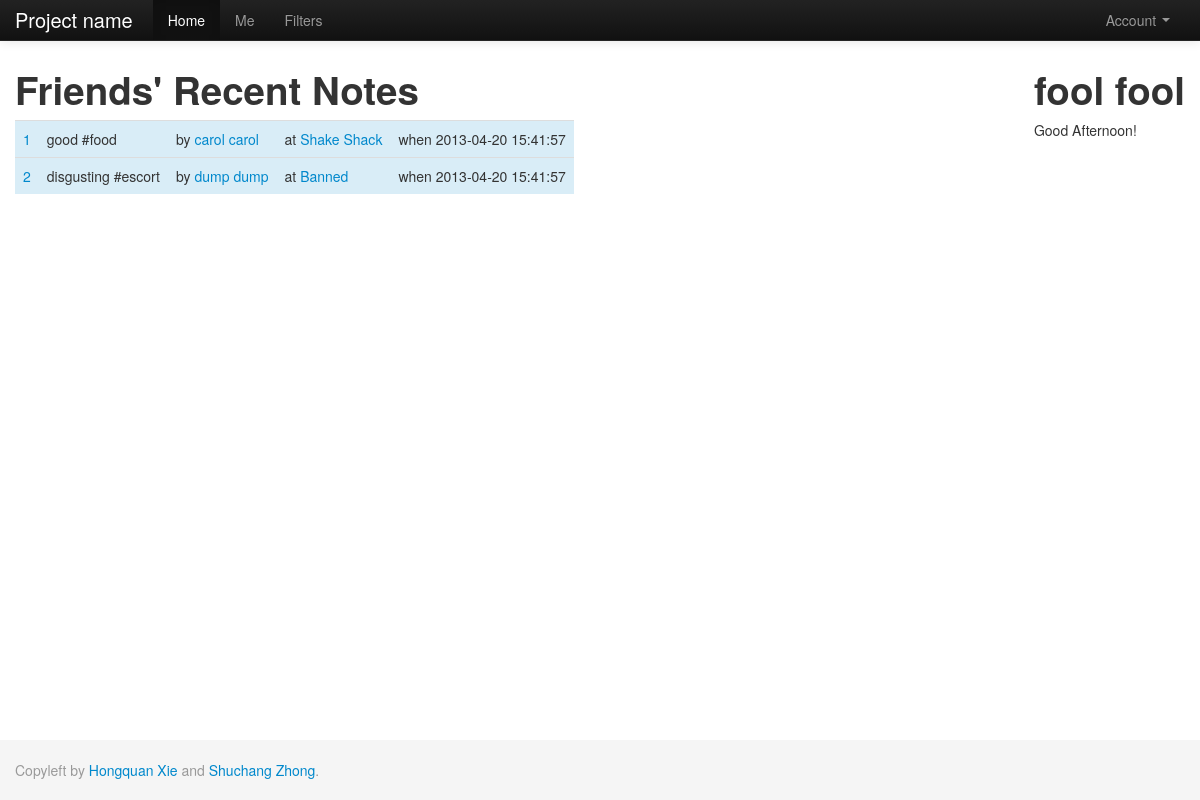
Screenshot of /index.php/home (signed in) with the database file from the repository.
### tables this page shows
CREATE TABLE IF NOT EXISTS `note` (
  `nid` int(11) NOT NULL AUTO_INCREMENT,
  `uid` int(11) DEFAULT NULL,
  `pid` int(11) DEFAULT NULL,
  `text_body` varchar(1000) DEFAULT NULL,
  `keyword` varchar(200) DEFAULT NULL,
  `dt_inserted` datetime DEFAULT NULL,
  `dt_edited` timestamp NOT NULL DEFAULT CURRENT_TIMESTAMP,
  `active` tinyint(1) NOT NULL DEFAULT '1',
  `s_from` datetime DEFAULT '0000-00-00 00:00:00',
  `s_to` datetime DEFAULT '0000-00-00 00:00:00',
  `repeat_flag` tinyint(1) DEFAULT '0',
  `sunday` tinyint(1) DEFAULT '0',
  `monday` tinyint(1) DEFAULT '0',
  `tuesday` tinyint(1) DEFAULT '0',
  `wednesday` tinyint(1) DEFAULT '0',
  `thursday` tinyint(1) DEFAULT '0',
  `friday` tinyint(1) DEFAULT '0',
  `saturday` tinyint(1) DEFAULT '0',
  PRIMARY KEY (`nid`)
);

CREATE TABLE IF NOT EXISTS `user` (
  `uid` int(11) NOT NULL AUTO_INCREMENT,
  `uname` varchar(50) NOT NULL,
  `email` varchar(50) NOT NULL,
  `password` varchar(50) NOT NULL,
  `dt_inserted` datetime NOT NULL,
  `dt_edited` timestamp NOT NULL DEFAULT '0000-00-00 00:00:00' ON UPDATE CURRENT_TIMESTAMP,
  `first_name` varchar(50) NOT NULL,
  `last_name` varchar(50) NOT NULL,
  `gender` tinyint(1) DEFAULT NULL,
  `photo` varchar(100) DEFAULT NULL,
  `description` varchar(1000) NOT NULL,
  `last_latitude` float NOT NULL DEFAULT '0',
  `last_longitude` float NOT NULL DEFAULT '0',
  `current_state` varchar(50) NOT NULL,
  `active` tinyint(1) NOT NULL DEFAULT '1',
  PRIMARY KEY (`uid`),
  UNIQUE KEY `email` (`email`,`uname`)
);

CREATE TABLE IF NOT EXISTS `place` (
  `pid` int(11) NOT NULL AUTO_INCREMENT,
  `pname` varchar(100) DEFAULT NULL,
  `latitude` float DEFAULT NULL,
  `longitude` float DEFAULT NULL,
  `dt_inserted` datetime NOT NULL,
  `dt_edited` timestamp NOT NULL DEFAULT CURRENT_TIMESTAMP,
  `active` tinyint(1) NOT NULL DEFAULT '1',
  PRIMARY KEY (`pid`)
);

### application/controllers/home.php (called while the page is built, shortened)
<?php
class Home extends CI_Controller{
    public function index(){
        $user = $_SESSION['user'];
        $this->load->model('Note');
        $note         = $this->Note->getFriendRecentNote($user['uid']);
        $data['note'] = $note;
        $this->load->view('home', $data);
        $this->load->view('footer');
    }
    public function __construct(){
        $this->load->helper('view_helper');
        $this->load->view('header');
    }
}
?>

### index.php (called while the page is built, shortened)
<?php
require_once BASEPATH.'core/CodeIgniter.php';

### application/models/note.php (called while the page is built, shortened)
<?php
class Note extends CI_Model {
	function getFriendRecentNote($uid){
		$this->db->select('text_body,keyword,nid,note.uid as note_uid,note.pid as note_pid,note.dt_inserted as note_inserted,pname,user.first_name as first_name,user.last_name as last_name');
		$this->db->from('note');
		$this->db->join('follow', 'note.uid = follow.followed_user');
		$this->db->join('place', 'place.pid = note.pid');
		$this->db->join('user','user.uid=note.uid');
		$this->db->where('follow.current_u',$uid);
		$this->db->order_by("note.dt_inserted", "desc");
		$query = $this->db->get();
		return $query->result_array();
	}
}

### application/views/home.php (the view, shortened to what this page needs)
<div style='width=75%; float:left;'>
<h1>Friends' Recent Notes</h1>
<table class="table table-hover">
	<?php
	$index = 1;
		foreach($note as $row){
    ?>
	<tr class="info">
	    <td><a href="home/note?nid=<?php echo $row['nid'];?>"><?php echo $index;$index+=1; ?></a></td>
	    <td><?php echo $row['text_body']." #".$row['keyword']; ?></td>
	    <td>by <a href="home/user?uid=<?php echo $row['note_uid']?>"><?php echo $row['first_name'].' '.$row['last_name']; ?></a></td>
	    <td>at <a href="home/place?pid=<?php echo $row['note_pid']?>"><?php echo $row['pname']; ?></a></td>
		<td>when <?php echo $row['note_inserted']; ?></td>
	  </tr>
	<?php
    }
	?>
</table>
</div>
<div style='width=25%; float:right;'>
	<h1><?php echo $_SESSION['user']['first_name']." ".$_SESSION['user']['last_name'];?></h1>
	<div>
	<?php
	$currentHour =  date("G");
    if 	($currentHour>=21 or $currentHour<6) {
    	echo 'Good Night!';
    } else if ($currentHour>=6 and $currentHour<12) {
    	echo 'Good Morning!';
    } else if ($currentHour>=12 and $currentHour<17) {
    	echo 'Good Afternoon!';
    } else if ($currentHour>=17 and $currentHour<21) {
    	echo 'Good evening!';
    }
	?>
	</div>
</div>

### application/views/header.php (shortened to what this page needs)
<!DOCTYPE html>
<html>
  <head>
  <?php
  echo "<link href=".BASE_URI."assets/css/bootstrap.css rel='stylesheet' media='screen'>";
  echo "<link href=".BASE_URI."assets/css/bootstrap-responsive.css rel='stylesheet' media='screen'>";
  echo "<link href=".BASE_URI."assets/css/timepicker.css rel='stylesheet' media='screen'>";
 ?>
  </head>
  <body>
  <div id="wrap">
  <div class="navbar navbar-inverse navbar-fixed-top">
        <div class="navbar-inner">
          <div class="container">
            <a class="brand" href="">Project name</a>
            <div class="nav-collapse collapse">
              <ul class="nav">
                <li class="active"><a href="">Home</a></li>
                <?php if($_SESSION){ ?>
                <li><a href="about">Me</a></li>
                <li><a href="/trunk/index.php/home/filters">Filters</a></li>
                <?php }?>
              </ul>
        <ul class="nav pull-right">
          <?php if (!$_SESSION) { ?>
          <li><a href="/trunk/index.php/login" class ="pull-right"> Sign In </a><li>
          <li><a href="/trunk/index.php/signup" class ="pull-right">JOIN US!</a><li>
          <?php } else { ?>
            <li class="dropdown">
          <a href="" class="dropdown-toggle" data-toggle="dropdown">
                  Account
                  <b class="caret"></b>
             </a>
          </li>
            <?php } ?>
        </ul>
            </div>
          </div>
        </div>
      </div>
  <div class="container">

### application/views/footer.php
	</div>
	<div id="push"></div>
	    </div>
	<div id="footer">
	      <div class="container">
	        <p class="muted credit">Copyleft by <a href="#">Hongquan Xie</a> and <a href="#">Shuchang Zhong</a>.</p>
	      </div>
	    </div>
  </body>
</html>

### rows the page displays
note: text_body "good", keyword "food", uid.first_name "carol", uid.last_name "carol", pid.pname "Shake Shack", dt_inserted "2013-04-20 15:41:57"
note: text_body "disgusting", keyword "escort", uid.first_name "dump", uid.last_name "dump", pid.pname "Banned", dt_inserted "2013-04-20 15:41:57"

### other values shown
$_SESSION['user']['first_name'] "fool"
$_SESSION['user']['last_name'] "fool"
